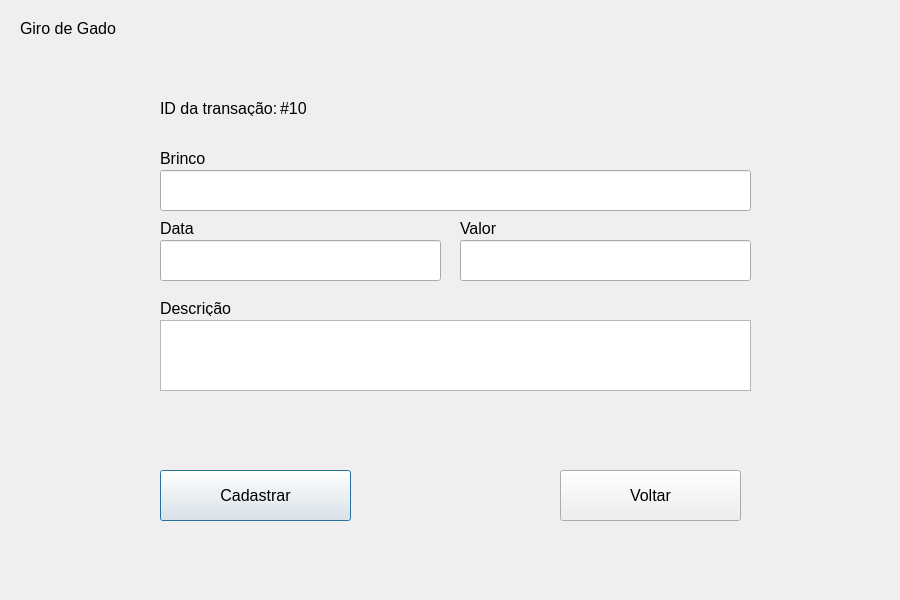
<?xml version="1.0" encoding="UTF-8"?>
<ui version="4.0">
 <class>FinancialRecordScreen</class>
 <widget class="QDialog" name="FinancialRecordScreen">
  <property name="geometry">
   <rect>
    <x>0</x>
    <y>0</y>
    <width>900</width>
    <height>600</height>
   </rect>
  </property>
  <property name="windowTitle">
   <string>Tela de Cadastro Financeiro</string>
  </property>
  <widget class="QPushButton" name="registerButton">
   <property name="geometry">
    <rect>
     <x>160</x>
     <y>470</y>
     <width>191</width>
     <height>51</height>
    </rect>
   </property>
   <property name="font">
    <font>
     <pointsize>12</pointsize>
    </font>
   </property>
   <property name="text">
    <string>Cadastrar</string>
   </property>
  </widget>
  <widget class="QLineEdit" name="inputEarring">
   <property name="geometry">
    <rect>
     <x>160</x>
     <y>170</y>
     <width>591</width>
     <height>41</height>
    </rect>
   </property>
   <property name="font">
    <font>
     <pointsize>12</pointsize>
    </font>
   </property>
  </widget>
  <widget class="QLineEdit" name="inputPrice">
   <property name="geometry">
    <rect>
     <x>460</x>
     <y>240</y>
     <width>291</width>
     <height>41</height>
    </rect>
   </property>
   <property name="font">
    <font>
     <pointsize>12</pointsize>
    </font>
   </property>
  </widget>
  <widget class="QLabel" name="labelDate">
   <property name="geometry">
    <rect>
     <x>160</x>
     <y>220</y>
     <width>111</width>
     <height>16</height>
    </rect>
   </property>
   <property name="font">
    <font>
     <pointsize>12</pointsize>
    </font>
   </property>
   <property name="text">
    <string>Data</string>
   </property>
  </widget>
  <widget class="QPushButton" name="backButton">
   <property name="geometry">
    <rect>
     <x>560</x>
     <y>470</y>
     <width>181</width>
     <height>51</height>
    </rect>
   </property>
   <property name="font">
    <font>
     <pointsize>12</pointsize>
    </font>
   </property>
   <property name="text">
    <string>Voltar</string>
   </property>
  </widget>
  <widget class="QLineEdit" name="inputDate">
   <property name="geometry">
    <rect>
     <x>160</x>
     <y>240</y>
     <width>281</width>
     <height>41</height>
    </rect>
   </property>
   <property name="font">
    <font>
     <pointsize>12</pointsize>
    </font>
   </property>
  </widget>
  <widget class="QLabel" name="labelPrice">
   <property name="geometry">
    <rect>
     <x>460</x>
     <y>220</y>
     <width>121</width>
     <height>16</height>
    </rect>
   </property>
   <property name="font">
    <font>
     <pointsize>12</pointsize>
    </font>
   </property>
   <property name="text">
    <string>Valor</string>
   </property>
  </widget>
  <widget class="QLabel" name="labelTitle">
   <property name="geometry">
    <rect>
     <x>20</x>
     <y>20</y>
     <width>101</width>
     <height>16</height>
    </rect>
   </property>
   <property name="font">
    <font>
     <pointsize>12</pointsize>
    </font>
   </property>
   <property name="text">
    <string>Giro de Gado</string>
   </property>
  </widget>
  <widget class="QLabel" name="labelTransaction">
   <property name="geometry">
    <rect>
     <x>160</x>
     <y>100</y>
     <width>141</width>
     <height>16</height>
    </rect>
   </property>
   <property name="font">
    <font>
     <pointsize>12</pointsize>
    </font>
   </property>
   <property name="text">
    <string>ID da transação: </string>
   </property>
  </widget>
  <widget class="QLabel" name="labelEarring">
   <property name="geometry">
    <rect>
     <x>160</x>
     <y>150</y>
     <width>61</width>
     <height>16</height>
    </rect>
   </property>
   <property name="font">
    <font>
     <pointsize>12</pointsize>
    </font>
   </property>
   <property name="text">
    <string>Brinco</string>
   </property>
  </widget>
  <widget class="QTextEdit" name="inputDescription">
   <property name="geometry">
    <rect>
     <x>160</x>
     <y>320</y>
     <width>591</width>
     <height>71</height>
    </rect>
   </property>
   <property name="font">
    <font>
     <pointsize>12</pointsize>
    </font>
   </property>
  </widget>
  <widget class="QLabel" name="labelDescription">
   <property name="geometry">
    <rect>
     <x>160</x>
     <y>300</y>
     <width>111</width>
     <height>16</height>
    </rect>
   </property>
   <property name="font">
    <font>
     <pointsize>12</pointsize>
    </font>
   </property>
   <property name="text">
    <string>Descrição</string>
   </property>
  </widget>
  <widget class="QLabel" name="labelIdTransaction">
   <property name="geometry">
    <rect>
     <x>280</x>
     <y>100</y>
     <width>71</width>
     <height>16</height>
    </rect>
   </property>
   <property name="font">
    <font>
     <pointsize>12</pointsize>
    </font>
   </property>
   <property name="text">
    <string>#10</string>
   </property>
  </widget>
 </widget>
 <resources/>
 <connections/>
</ui>
